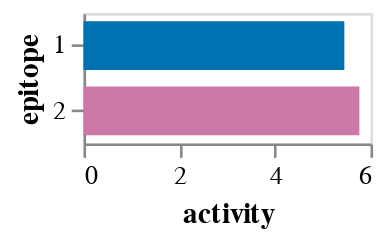
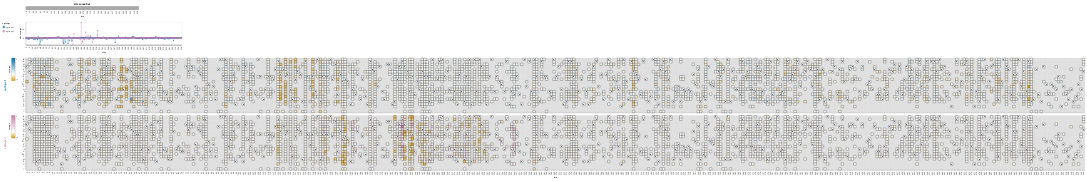

The cell these charts' notebook holds for them, in order:
### Code cell
prob_escape = pd.read_csv(
    "results/prob_escape/libA_221223_1_AUSAB-11_1_prob_escape.csv", keep_default_na=False, na_values="nan"
).query(
    "`no-antibody_count` >= no_antibody_count_threshold"
)  # filter for those with sufficient no-antibody counts
assert prob_escape.notnull().all().all()

prob_escape_filtered_11 = prob_escape.loc[(prob_escape['antibody_concentration'] == 0.0067) |
                                       (prob_escape['antibody_concentration'] == 0.0100) |
                                       (prob_escape['antibody_concentration'] == 0.0150)
                                      ]

model_11 = polyclonal.Polyclonal(
    n_epitopes=2,
    data_to_fit=prob_escape_filtered_11.rename(
        columns={
            "antibody_concentration": "concentration",
            "aa_substitutions_reference": "aa_substitutions",
        }
    ),
    alphabet=polyclonal.AAS_WITHSTOP_WITHGAP,
    sites=reference_sites,
    spatial_distances=spatial_distances,
)

# fit model
opt_res = model_11.fit(
    logfreq=200,
    reg_escape_weight=0.1,
    reg_uniqueness_weight=0,
    reg_uniqueness2_weight=1,
    reg_spatial_weight=0.0,
    reg_spatial2_weight=0.0005,
)

# display results
display(model_11.activity_wt_barplot())
display(model_11.mut_escape_plot(addtl_slider_stats={"times_seen": 3}, init_floor_at_zero=False))

### Figure 1 — Vega-Lite specification as saved in the notebook (floating-point values rounded to 4 significant figures)
{"config": {"view": {"continuousWidth": 400, "continuousHeight": 300}, "axis": {"grid": false}}, "data": {"name": "data-0880371e1628acc1ce5ff3691284f733"}, "mark": {"type": "bar", "size": 18.75}, "encoding": {"color": {"field": "epitope", "legend": null, "scale": {"domain": ["1", "2"], "range": ["#0072B2", "#CC79A7"]}, "type": "nominal"}, "tooltip": [{"field": "epitope", "type": "nominal"}, {"field": "activity", "format": ".2f", "type": "quantitative"}], "x": {"field": "activity", "title": "activity", "type": "quantitative"}, "y": {"field": "epitope", "sort": ["1", "2"], "type": "nominal"}}, "height": {"step": 25}, "width": 110, "$schema": "https://vega.github.io/schema/vega-lite/v5.2.0.json", "datasets": {"data-0880371e1628acc1ce5ff3691284f733": [{"epitope": "1", "activity": 5.453}, {"epitope": "2", "activity": 5.768}]}}

### Figure 2 — Vega-Lite specification as saved in the notebook (floating-point values rounded to 4 significant figures; data arrays with more than 128 entries replaced by an {"elided": "..."} marker saying what was removed)
{"config": {"view": {"continuousWidth": 400, "continuousHeight": 300}, "axis": {"grid": false, "labelOverlap": "parity"}, "padding": 10}, "vconcat": [{"data": {"name": "data-0a53800a1cce6313bf06d42fcfe47bbb"}, "mark": "rect", "encoding": {"color": {"value": "gray"}, "tooltip": [{"field": "site", "type": "nominal"}], "x": {"field": "site", "sort": {"field": "_stat_site_order", "order": "ascending"}, "type": "ordinal"}}, "height": 11, "params": [{"name": "parameter012", "select": {"type": "interval", "encodings": ["x"], "mark": {"stroke": "black", "strokeWidth": 2}}}, {"name": "floor_at_zero", "select": {"type": "point", "fields": ["floor"]}, "bind": {"input": "radio", "options": [0, -1.173], "labels": ["yes", "no"], "name": "floor escape at zero"}, "value": [{"floor": -1.173}]}, {"name": "parameter012", "select": {"type": "interval", "encodings": ["x"], "mark": {"stroke": "black", "strokeWidth": 2}}}, {"name": "parameter009", "select": {"type": "point", "fields": ["cutoff"]}, "bind": {"input": "range", "max": 200.0, "min": 1.0, "name": "minimum times_seen"}, "value": [{"cutoff": 3}]}, {"name": "parameter010", "select": {"type": "point", "fields": ["cutoff"]}, "bind": {"input": "range", "max": 3.047, "min": -1.173, "name": "minimum max of escape at site"}, "value": [{"cutoff": -1.173}]}], "title": "site zoom bar", "width": 500}, {"layer": [{"mark": {"type": "line", "opacity": 0.7, "size": 1}, "encoding": {"color": {"field": "epitope", "legend": {"orient": "left"}, "scale": {"domain": ["epitope 1", "epitope 2"], "range": ["#0072B2", "#CC79A7"]}, "type": "nominal"}, "tooltip": [{"field": "site", "type": "nominal"}, {"field": "epitope", "type": "nominal"}, {"field": "_stat_site_val", "format": ".3g", "title": "site escape", "type": "quantitative"}, {"field": "wildtype", "type": "nominal"}], "x": {"field": "site", "sort": {"field": "_stat_site_order", "order": "ascending"}, "type": "ordinal"}, "y": {"field": "_stat_site_val", "scale": {"zero": true}, "title": "site escape", "type": "quantitative"}}, "params": [{"name": "site_stat", "select": {"type": "point", "fields": ["_stat_site_stat"]}, "bind": {"input": "radio", "options": ["_stat_sum", "_stat_mean", "_stat_max", "_stat_min"], "labels": ["sum", "mean", "max", "min"], "name": "site escape statistic"}, "value": [{"_stat_site_stat": "_stat_sum"}]}, {"name": "parameter011", "select": {"type": "point", "fields": ["_stat_show_line"]}, "bind": {"input": "radio", "options": [true, false], "labels": ["yes", "no"], "name": "show line on site plot"}, "value": [{"_stat_show_line": true}]}, {"name": "floor_at_zero", "select": {"type": "point", "fields": ["floor"]}, "bind": {"input": "radio", "options": [0, -1.173], "labels": ["yes", "no"], "name": "floor escape at zero"}, "value": [{"floor": -1.173}]}, {"name": "parameter012", "select": {"type": "interval", "encodings": ["x"], "mark": {"stroke": "black", "strokeWidth": 2}}}, {"name": "parameter009", "select": {"type": "point", "fields": ["cutoff"]}, "bind": {"input": "range", "max": 200.0, "min": 1.0, "name": "minimum times_seen"}, "value": [{"cutoff": 3}]}, {"name": "parameter010", "select": {"type": "point", "fields": ["cutoff"]}, "bind": {"input": "range", "max": 3.047, "min": -1.173, "name": "minimum max of escape at site"}, "value": [{"cutoff": -1.173}]}], "transform": [{"lookup": "site", "from": {"data": {"name": "data-522979d0c58a1371ae01d28bb08a462a"}, "key": "site", "fields": ["wildtype", "_stat_site_order"]}}, {"calculate": "max(datum['escape'],floor_at_zero['floor'])", "as": "_stat"}, {"filter": "((datum['times_seen'] >= (parameter009['cutoff'] - 1e-06)) || (!isNumber(datum['times_seen'])))"}, {"joinaggregate": [{"op": "max", "field": "_stat", "as": "_stat_site_max"}], "groupby": ["site"]}, {"filter": "((datum['_stat_site_max'] >= (parameter010['cutoff'] - 1e-06)) || (!isNumber(datum['_stat_site_max'])))"}, {"calculate": "(datum.wildtype !== datum.mutant)", "as": "_stat_not_wildtype"}, {"joinaggregate": [{"op": "max", "field": "_stat_not_wildtype", "as": "_stat_site_has_non_wildtype"}], "groupby": ["site"]}, {"filter": "datum['_stat_site_has_non_wildtype']"}, {"filter": {"param": "parameter012"}}, {"filter": "(datum.wildtype !== datum.mutant)"}, {"aggregate": [{"op": "sum", "field": "_stat", "as": "_stat_sum"}, {"op": "mean", "field": "_stat", "as": "_stat_mean"}, {"op": "max", "field": "_stat", "as": "_stat_max"}, {"op": "min", "field": "_stat", "as": "_stat_min"}], "groupby": ["site", "wildtype", "_stat_site_order", "epitope"]}, {"fold": ["_stat_sum", "_stat_mean", "_stat_max", "_stat_min"], "as": ["_stat_site_stat", "_stat_site_val"]}, {"filter": {"param": "site_stat"}}, {"calculate": "true", "as": "_stat_show_line"}, {"filter": {"param": "parameter011"}}]}, {"mark": {"type": "circle", "opacity": 0.7}, "encoding": {"color": {"field": "epitope", "legend": {"orient": "left"}, "scale": {"domain": ["epitope 1", "epitope 2"], "range": ["#0072B2", "#CC79A7"]}, "type": "nominal"}, "tooltip": [{"field": "site", "type": "nominal"}, {"field": "epitope", "type": "nominal"}, {"field": "_stat_site_val", "format": ".3g", "title": "site escape", "type": "quantitative"}, {"field": "wildtype", "type": "nominal"}], "x": {"field": "site", "sort": {"field": "_stat_site_order", "order": "ascending"}, "type": "ordinal"}, "y": {"field": "_stat_site_val", "scale": {"zero": true}, "title": "site escape", "type": "quantitative"}}, "transform": [{"lookup": "site", "from": {"data": {"name": "data-522979d0c58a1371ae01d28bb08a462a"}, "key": "site", "fields": ["wildtype", "_stat_site_order"]}}, {"calculate": "max(datum['escape'],floor_at_zero['floor'])", "as": "_stat"}, {"filter": "((datum['times_seen'] >= (parameter009['cutoff'] - 1e-06)) || (!isNumber(datum['times_seen'])))"}, {"joinaggregate": [{"op": "max", "field": "_stat", "as": "_stat_site_max"}], "groupby": ["site"]}, {"filter": "((datum['_stat_site_max'] >= (parameter010['cutoff'] - 1e-06)) || (!isNumber(datum['_stat_site_max'])))"}, {"calculate": "(datum.wildtype !== datum.mutant)", "as": "_stat_not_wildtype"}, {"joinaggregate": [{"op": "max", "field": "_stat_not_wildtype", "as": "_stat_site_has_non_wildtype"}], "groupby": ["site"]}, {"filter": "datum['_stat_site_has_non_wildtype']"}, {"filter": {"param": "parameter012"}}, {"filter": "(datum.wildtype !== datum.mutant)"}, {"aggregate": [{"op": "sum", "field": "_stat", "as": "_stat_sum"}, {"op": "mean", "field": "_stat", "as": "_stat_mean"}, {"op": "max", "field": "_stat", "as": "_stat_max"}, {"op": "min", "field": "_stat", "as": "_stat_min"}], "groupby": ["site", "wildtype", "_stat_site_order", "epitope"]}, {"fold": ["_stat_sum", "_stat_mean", "_stat_max", "_stat_min"], "as": ["_stat_site_stat", "_stat_site_val"]}, {"filter": {"param": "site_stat"}}]}], "data": {"name": "data-f080152e45e2446915d29a9d08dc2b4d"}, "height": 100, "width": 690}, {"vconcat": [{"layer": [{"mark": {"type": "rect", "color": "gray", "opacity": 0.25}, "encoding": {"x": {"field": "site", "sort": {"field": "_stat_site_order", "order": "ascending"}, "type": "ordinal"}, "y": {"field": "mutant", "scale": {"domain": ["R", "K", "H", "D", "E", "Q", "N", "S", "T", "Y", "W", "F", "A", "I", "L", "M", "V", "G", "P", "C", "-", "*"]}, "sort": ["R", "K", "H", "D", "E", "Q", "N", "S", "T", "Y", "W", "F", "A", "I", "L", "M", "V", "G", "P", "C", "-", "*"], "title": null, "type": "nominal"}}, "params": [{"name": "floor_at_zero", "select": {"type": "point", "fields": ["floor"]}, "bind": {"input": "radio", "options": [0, -1.173], "labels": ["yes", "no"], "name": "floor escape at zero"}, "value": [{"floor": -1.173}]}, {"name": "parameter012", "select": {"type": "interval", "encodings": ["x"], "mark": {"stroke": "black", "strokeWidth": 2}}}, {"name": "parameter009", "select": {"type": "point", "fields": ["cutoff"]}, "bind": {"input": "range", "max": 200.0, "min": 1.0, "name": "minimum times_seen"}, "value": [{"cutoff": 3}]}, {"name": "parameter010", "select": {"type": "point", "fields": ["cutoff"]}, "bind": {"input": "range", "max": 3.047, "min": -1.173, "name": "minimum max of escape at site"}, "value": [{"cutoff": -1.173}]}], "transform": [{"lookup": "site", "from": {"data": {"name": "data-522979d0c58a1371ae01d28bb08a462a"}, "key": "site", "fields": ["wildtype", "_stat_site_order"]}}, {"calculate": "max(datum['escape'],floor_at_zero['floor'])", "as": "_stat"}, {"filter": "((datum['times_seen'] >= (parameter009['cutoff'] - 1e-06)) || (!isNumber(datum['times_seen'])))"}, {"joinaggregate": [{"op": "max", "field": "_stat", "as": "_stat_site_max"}], "groupby": ["site"]}, {"filter": "((datum['_stat_site_max'] >= (parameter010['cutoff'] - 1e-06)) || (!isNumber(datum['_stat_site_max'])))"}, {"calculate": "(datum.wildtype !== datum.mutant)", "as": "_stat_not_wildtype"}, {"joinaggregate": [{"op": "max", "field": "_stat_not_wildtype", "as": "_stat_site_has_non_wildtype"}], "groupby": ["site"]}, {"filter": "datum['_stat_site_has_non_wildtype']"}, {"filter": {"param": "parameter012"}}, {"impute": "_stat_dummy", "key": "mutant", "groupby": ["site"], "keyvals": ["R", "K", "H", "D", "E", "Q", "N", "S", "T", "Y", "W", "F", "A", "I", "L", "M", "V", "G", "P", "C", "-", "*"], "value": null}]}, {"mark": "rect", "encoding": {"color": {"field": "_stat", "legend": {"gradientLength": 100, "gradientStrokeColor": "black", "gradientStrokeWidth": 0.5, "orient": "left", "title": "escape", "titleOrient": "left"}, "scale": {"domainMax": 3.047, "domainMid": 0, "domainMin": {"expr": "floor_at_zero.floor"}, "nice": false, "range": ["#e69f00", "#e7a40d", "#e9a91b", "#eaae28", "#ebb336", "#edb843", "#eebd51", "#efc25e", "#f1c76b", "#f2cc79", "#f3d286", "#f4d794", "#f6dca1", "#f7e1ae", "#f8e6bc", "#faebc9", "#fbf0d7", "#fcf5e4", "#fefaf2", "#ffffff", "#f2f8fb", "#e4f0f7", "#d7e9f3", "#c9e1ef", "#bcdaeb", "#aed2e7", "#a1cbe3", "#94c4df", "#86bcdb", "#79b5d6", "#6badd2", "#5ea6ce", "#519fca", "#4397c6", "#3690c2", "#2888be", "#1b81ba", "#0d79b6", "#0072b2"], "type": "linear", "zero": true}, "type": "quantitative"}, "stroke": {"value": "black"}, "tooltip": [{"field": "site", "type": "nominal"}, {"field": "wildtype", "type": "nominal"}, {"field": "mutant", "type": "nominal"}, {"field": "escape", "format": ".3g", "type": "quantitative"}, {"field": "epitope", "type": "nominal"}, {"field": "times_seen", "format": ".3g", "type": "quantitative"}], "x": {"axis": {"labels": false, "ticks": false, "title": null}, "field": "site", "sort": {"field": "_stat_site_order", "order": "ascending"}, "type": "ordinal"}, "y": {"field": "mutant", "scale": {"domain": ["R", "K", "H", "D", "E", "Q", "N", "S", "T", "Y", "W", "F", "A", "I", "L", "M", "V", "G", "P", "C", "-", "*"]}, "sort": ["R", "K", "H", "D", "E", "Q", "N", "S", "T", "Y", "W", "F", "A", "I", "L", "M", "V", "G", "P", "C", "-", "*"], "title": null, "type": "nominal"}}, "title": {"text": "epitope 1", "anchor": "middle", "color": "#0072B2", "orient": "left"}, "transform": [{"lookup": "site", "from": {"data": {"name": "data-522979d0c58a1371ae01d28bb08a462a"}, "key": "site", "fields": ["wildtype", "_stat_site_order"]}}, {"calculate": "max(datum['escape'],floor_at_zero['floor'])", "as": "_stat"}, {"filter": "((datum['times_seen'] >= (parameter009['cutoff'] - 1e-06)) || (!isNumber(datum['times_seen'])))"}, {"joinaggregate": [{"op": "max", "field": "_stat", "as": "_stat_site_max"}], "groupby": ["site"]}, {"filter": "((datum['_stat_site_max'] >= (parameter010['cutoff'] - 1e-06)) || (!isNumber(datum['_stat_site_max'])))"}, {"calculate": "(datum.wildtype !== datum.mutant)", "as": "_stat_not_wildtype"}, {"joinaggregate": [{"op": "max", "field": "_stat_not_wildtype", "as": "_stat_site_has_non_wildtype"}], "groupby": ["site"]}, {"filter": "datum['_stat_site_has_non_wildtype']"}, {"filter": {"param": "parameter012"}}, {"filter": "(datum['epitope'] === 'epitope 1')"}]}, {"mark": {"type": "text", "color": "black", "text": "x"}, "encoding": {"x": {"field": "site", "sort": {"field": "_stat_site_order", "order": "ascending"}, "type": "ordinal"}, "y": {"field": "mutant", "scale": {"domain": ["R", "K", "H", "D", "E", "Q", "N", "S", "T", "Y", "W", "F", "A", "I", "L", "M", "V", "G", "P", "C", "-", "*"]}, "sort": ["R", "K", "H", "D", "E", "Q", "N", "S", "T", "Y", "W", "F", "A", "I", "L", "M", "V", "G", "P", "C", "-", "*"], "title": null, "type": "nominal"}}, "transform": [{"lookup": "site", "from": {"data": {"name": "data-522979d0c58a1371ae01d28bb08a462a"}, "key": "site", "fields": ["wildtype", "_stat_site_order"]}}, {"calculate": "max(datum['escape'],floor_at_zero['floor'])", "as": "_stat"}, {"filter": "((datum['times_seen'] >= (parameter009['cutoff'] - 1e-06)) || (!isNumber(datum['times_seen'])))"}, {"joinaggregate": [{"op": "max", "field": "_stat", "as": "_stat_site_max"}], "groupby": ["site"]}, {"filter": "((datum['_stat_site_max'] >= (parameter010['cutoff'] - 1e-06)) || (!isNumber(datum['_stat_site_max'])))"}, {"calculate": "(datum.wildtype !== datum.mutant)", "as": "_stat_not_wildtype"}, {"joinaggregate": [{"op": "max", "field": "_stat_not_wildtype", "as": "_stat_site_has_non_wildtype"}], "groupby": ["site"]}, {"filter": "datum['_stat_site_has_non_wildtype']"}, {"filter": {"param": "parameter012"}}, {"filter": "(datum.wildtype === datum.mutant)"}]}], "height": {"step": 11}, "width": {"step": 11}}, {"layer": [{"mark": {"type": "rect", "color": "gray", "opacity": 0.25}, "encoding": {"x": {"field": "site", "sort": {"field": "_stat_site_order", "order": "ascending"}, "type": "ordinal"}, "y": {"field": "mutant", "scale": {"domain": ["R", "K", "H", "D", "E", "Q", "N", "S", "T", "Y", "W", "F", "A", "I", "L", "M", "V", "G", "P", "C", "-", "*"]}, "sort": ["R", "K", "H", "D", "E", "Q", "N", "S", "T", "Y", "W", "F", "A", "I", "L", "M", "V", "G", "P", "C", "-", "*"], "title": null, "type": "nominal"}}, "params": [{"name": "floor_at_zero", "select": {"type": "point", "fields": ["floor"]}, "bind": {"input": "radio", "options": [0, -1.173], "labels": ["yes", "no"], "name": "floor escape at zero"}, "value": [{"floor": -1.173}]}, {"name": "parameter012", "select": {"type": "interval", "encodings": ["x"], "mark": {"stroke": "black", "strokeWidth": 2}}}, {"name": "parameter009", "select": {"type": "point", "fields": ["cutoff"]}, "bind": {"input": "range", "max": 200.0, "min": 1.0, "name": "minimum times_seen"}, "value": [{"cutoff": 3}]}, {"name": "parameter010", "select": {"type": "point", "fields": ["cutoff"]}, "bind": {"input": "range", "max": 3.047, "min": -1.173, "name": "minimum max of escape at site"}, "value": [{"cutoff": -1.173}]}], "transform": [{"lookup": "site", "from": {"data": {"name": "data-522979d0c58a1371ae01d28bb08a462a"}, "key": "site", "fields": ["wildtype", "_stat_site_order"]}}, {"calculate": "max(datum['escape'],floor_at_zero['floor'])", "as": "_stat"}, {"filter": "((datum['times_seen'] >= (parameter009['cutoff'] - 1e-06)) || (!isNumber(datum['times_seen'])))"}, {"joinaggregate": [{"op": "max", "field": "_stat", "as": "_stat_site_max"}], "groupby": ["site"]}, {"filter": "((datum['_stat_site_max'] >= (parameter010['cutoff'] - 1e-06)) || (!isNumber(datum['_stat_site_max'])))"}, {"calculate": "(datum.wildtype !== datum.mutant)", "as": "_stat_not_wildtype"}, {"joinaggregate": [{"op": "max", "field": "_stat_not_wildtype", "as": "_stat_site_has_non_wildtype"}], "groupby": ["site"]}, {"filter": "datum['_stat_site_has_non_wildtype']"}, {"filter": {"param": "parameter012"}}, {"impute": "_stat_dummy", "key": "mutant", "groupby": ["site"], "keyvals": ["R", "K", "H", "D", "E", "Q", "N", "S", "T", "Y", "W", "F", "A", "I", "L", "M", "V", "G", "P", "C", "-", "*"], "value": null}]}, {"mark": "rect", "encoding": {"color": {"field": "_stat", "legend": {"gradientLength": 100, "gradientStrokeColor": "black", "gradientStrokeWidth": 0.5, "orient": "left", "title": "escape", "titleOrient": "left"}, "scale": {"domainMax": 3.047, "domainMid": 0, "domainMin": {"expr": "floor_at_zero.floor"}, "nice": false, "range": ["#e69f00", "#e7a40d", "#e9a91b", "#eaae28", "#ebb336", "#edb843", "#eebd51", "#efc25e", "#f1c76b", "#f2cc79", "#f3d286", "#f4d794", "#f6dca1", "#f7e1ae", "#f8e6bc", "#faebc9", "#fbf0d7", "#fcf5e4", "#fefaf2", "#ffffff", "#fcf8fa", "#faf1f6", "#f7eaf1", "#f4e3ec", "#f2dce8", "#efd5e3", "#eccedf", "#eac7da", "#e7c0d5", "#e4b8d1", "#e1b1cc", "#dfaac7", "#dca3c3", "#d99cbe", "#d795ba", "#d48eb5", "#d187b0", "#cf80ac", "#cc79a7"], "type": "linear", "zero": true}, "type": "quantitative"}, "stroke": {"value": "black"}, "tooltip": [{"field": "site", "type": "nominal"}, {"field": "wildtype", "type": "nominal"}, {"field": "mutant", "type": "nominal"}, {"field": "escape", "format": ".3g", "type": "quantitative"}, {"field": "epitope", "type": "nominal"}, {"field": "times_seen", "format": ".3g", "type": "quantitative"}], "x": {"axis": {"labels": true, "ticks": true, "title": "site"}, "field": "site", "sort": {"field": "_stat_site_order", "order": "ascending"}, "type": "ordinal"}, "y": {"field": "mutant", "scale": {"domain": ["R", "K", "H", "D", "E", "Q", "N", "S", "T", "Y", "W", "F", "A", "I", "L", "M", "V", "G", "P", "C", "-", "*"]}, "sort": ["R", "K", "H", "D", "E", "Q", "N", "S", "T", "Y", "W", "F", "A", "I", "L", "M", "V", "G", "P", "C", "-", "*"], "title": null, "type": "nominal"}}, "title": {"text": "epitope 2", "anchor": "middle", "color": "#CC79A7", "orient": "left"}, "transform": [{"lookup": "site", "from": {"data": {"name": "data-522979d0c58a1371ae01d28bb08a462a"}, "key": "site", "fields": ["wildtype", "_stat_site_order"]}}, {"calculate": "max(datum['escape'],floor_at_zero['floor'])", "as": "_stat"}, {"filter": "((datum['times_seen'] >= (parameter009['cutoff'] - 1e-06)) || (!isNumber(datum['times_seen'])))"}, {"joinaggregate": [{"op": "max", "field": "_stat", "as": "_stat_site_max"}], "groupby": ["site"]}, {"filter": "((datum['_stat_site_max'] >= (parameter010['cutoff'] - 1e-06)) || (!isNumber(datum['_stat_site_max'])))"}, {"calculate": "(datum.wildtype !== datum.mutant)", "as": "_stat_not_wildtype"}, {"joinaggregate": [{"op": "max", "field": "_stat_not_wildtype", "as": "_stat_site_has_non_wildtype"}], "groupby": ["site"]}, {"filter": "datum['_stat_site_has_non_wildtype']"}, {"filter": {"param": "parameter012"}}, {"filter": "(datum['epitope'] === 'epitope 2')"}]}, {"mark": {"type": "text", "color": "black", "text": "x"}, "encoding": {"x": {"field": "site", "sort": {"field": "_stat_site_order", "order": "ascending"}, "type": "ordinal"}, "y": {"field": "mutant", "scale": {"domain": ["R", "K", "H", "D", "E", "Q", "N", "S", "T", "Y", "W", "F", "A", "I", "L", "M", "V", "G", "P", "C", "-", "*"]}, "sort": ["R", "K", "H", "D", "E", "Q", "N", "S", "T", "Y", "W", "F", "A", "I", "L", "M", "V", "G", "P", "C", "-", "*"], "title": null, "type": "nominal"}}, "transform": [{"lookup": "site", "from": {"data": {"name": "data-522979d0c58a1371ae01d28bb08a462a"}, "key": "site", "fields": ["wildtype", "_stat_site_order"]}}, {"calculate": "max(datum['escape'],floor_at_zero['floor'])", "as": "_stat"}, {"filter": "((datum['times_seen'] >= (parameter009['cutoff'] - 1e-06)) || (!isNumber(datum['times_seen'])))"}, {"joinaggregate": [{"op": "max", "field": "_stat", "as": "_stat_site_max"}], "groupby": ["site"]}, {"filter": "((datum['_stat_site_max'] >= (parameter010['cutoff'] - 1e-06)) || (!isNumber(datum['_stat_site_max'])))"}, {"calculate": "(datum.wildtype !== datum.mutant)", "as": "_stat_not_wildtype"}, {"joinaggregate": [{"op": "max", "field": "_stat_not_wildtype", "as": "_stat_site_has_non_wildtype"}], "groupby": ["site"]}, {"filter": "datum['_stat_site_has_non_wildtype']"}, {"filter": {"param": "parameter012"}}, {"filter": "(datum.wildtype === datum.mutant)"}]}], "height": {"step": 11}, "width": {"step": 11}}], "data": {"name": "data-f080152e45e2446915d29a9d08dc2b4d"}, "resolve": {"scale": {"color": "independent", "x": "shared"}}, "spacing": 10}], "resolve": {"scale": {"color": "independent"}}, "$schema": "https://vega.github.io/schema/vega-lite/v5.2.0.json", "datasets": {"data-0a53800a1cce6313bf06d42fcfe47bbb": {"elided": "502 records"}, "data-f080152e45e2446915d29a9d08dc2b4d": {"elided": "7490 records"}, "data-522979d0c58a1371ae01d28bb08a462a": {"elided": "502 records"}}}
